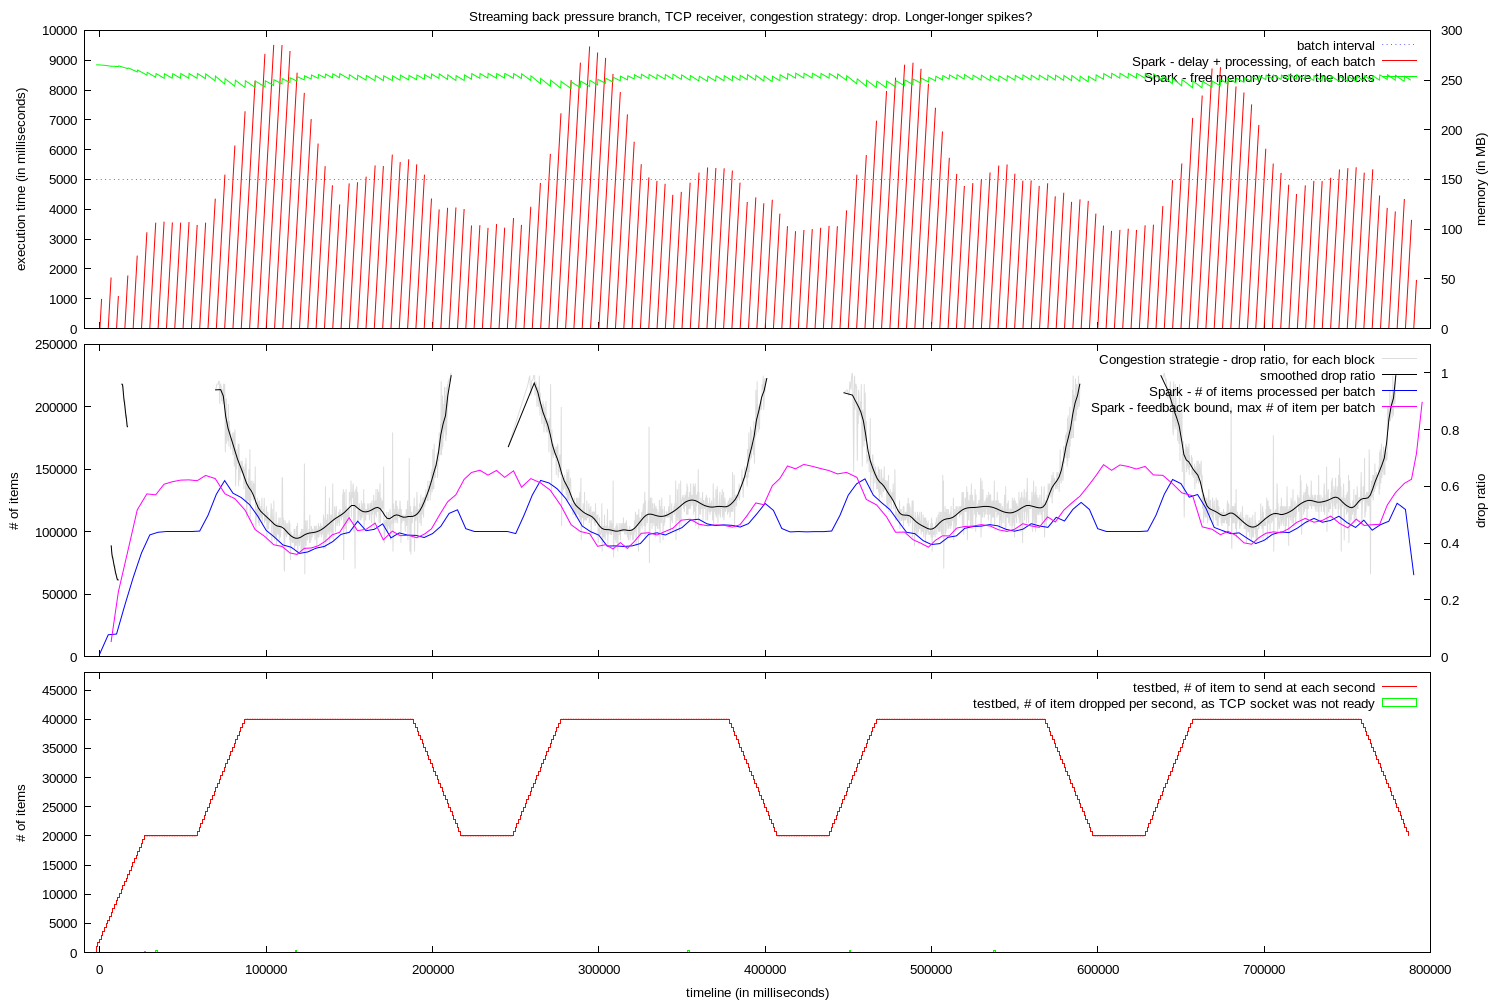

Write the gnuplot code that produced this figure.

set y2range [0:]
set y2tics
set yrange [0:]
set lmargin 12
set rmargin 10

set style arrow 1 nohead ls 1
set ytics nomirror

set terminal pngcairo dashed enhanced font "arial,10" fontscale 1.0 size 1500,1000
set output "graph.png"

set multiplot layout 3, 1 title "Streaming back pressure branch, TCP receiver, congestion strategy: drop. Longer-longer spikes?"

set xrange [ -9266 : 800033 ]
set xtics format " "
set bmargin 1
set ylabel "execution time (in milliseconds)"
set y2label "memory (in MB)"

plot "memory.log" using 1:(5000) with line lt 0 lc 3 title "batch interval", \
  "execution.log" using 2:(0):($1-$2):($1-$2) with vector title "Spark - delay + processing, of each batch" arrowstyle 1, \
  "memory.log" using 1:($2/1024) axes x1y2 with lines title "Spark - free memory to store the blocks" lt 1 lc 2
 


set tmargin 0
set ylabel "# of items"
set y2label "drop ratio"
set y2range [ 0 : 1.1 ]

plot "ratio.log" using 1:2 axes x1y2 with lines title "Congestion strategie - drop ratio, for each block" lt 1 lc rgb "#DDDDDD", \
  "ratio.log" u 1:2 axes x1y2 smooth bezier title "smoothed drop ratio" lt 1 lc "black", \
"execution.log" using 2:4 with line title "Spark - # of items processed per batch" lt 1 lc 3, \
  "feedback.log" using 1:($2 * 25) with lines title "Spark - feedback bound, max # of item per batch" lt 1 lc 4


set xlabel "timeline (in milliseconds)"


set xtics format "%g"
set bmargin 3
set ylabel "# of items"
unset y2label
unset y2tics
unset y2range


set yrange [ 0 : 48000 ]
set y2range [ 0 : 480 ]

set boxwidth 1000

plot "tick.log" using 1:2 with steps title "testbed, # of item to send at each second" lt 1 lc 1, \
  "droppedValuesPerSecond.log" using 1:2 with boxes title "testbed, # of item dropped per second, as TCP socket was not ready" lt 1 lc 2


unset multiplot
